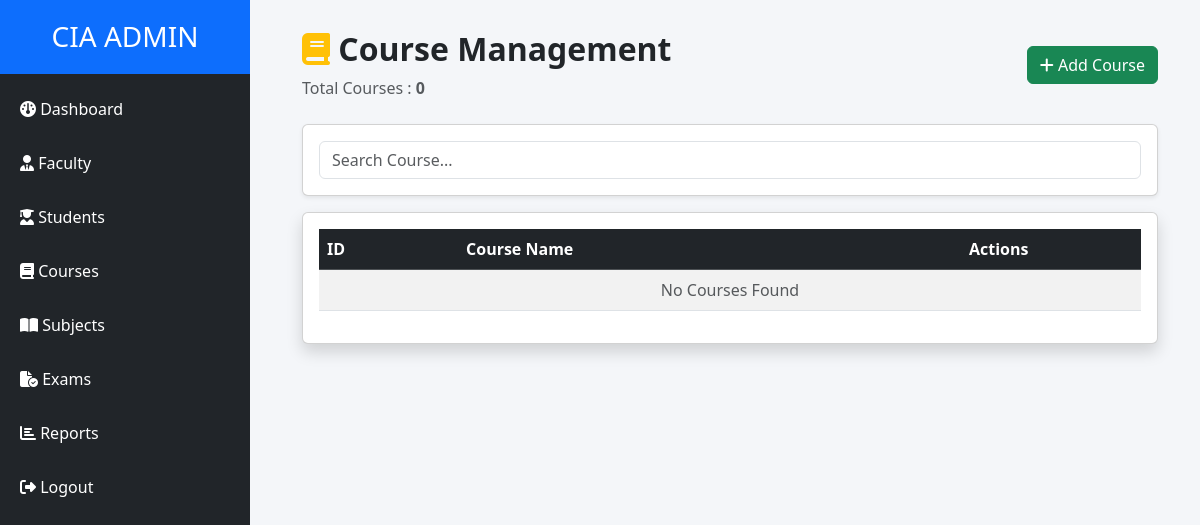
The page /admin-panel/courses/ (signed in) on the database as committed earlier.
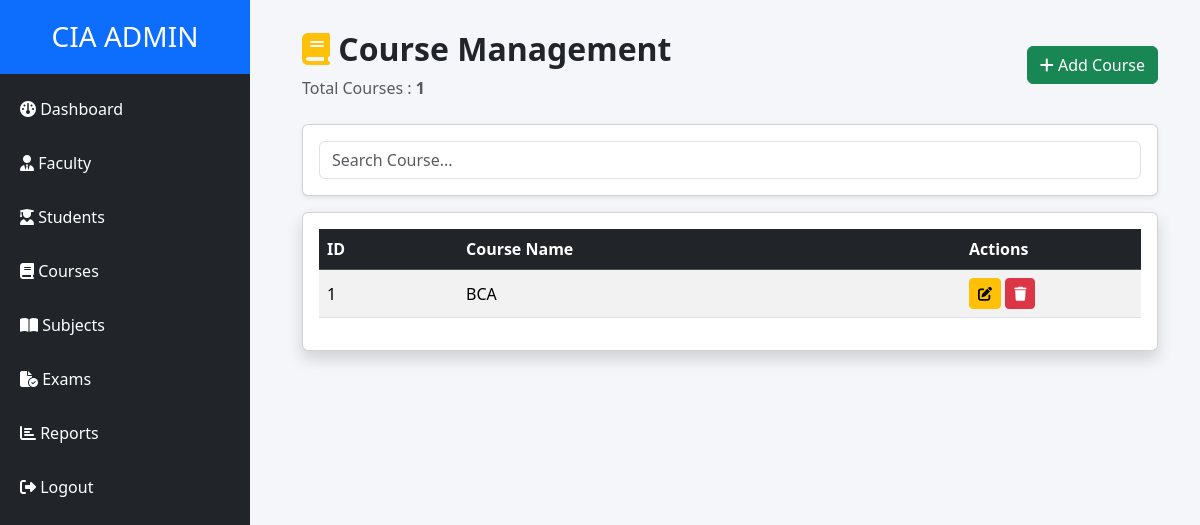
The same page on the database as committed later.
### quiz/models.py (models this page shows, shortened)
class Course(models.Model):
    name = models.CharField(
        max_length=100
    )

### quiz/views.py (the view)
@login_required
@user_passes_test(is_admin)
def manage_courses(request):
    courses = Course.objects.all().order_by("name")
    return render(
        request,
        "admin_panel/course_list.html",
        {
            "courses": courses
        }
    )

### quiz/views.py (called while the page is built)
def is_admin(user):
    return user.is_staff or user.is_superuser

### quiz/templates/admin_panel/course_list.html (shortened to what this page needs)
{% extends 'base_admin.html' %}
{% block content %}
<div class="container-fluid">
    <div class="d-flex justify-content-between align-items-center mb-4">
        <div>
            <h2 class="fw-bold">
                <i class="fas fa-book text-warning"></i>
                Course Management
            </h2>
            <p class="text-muted mb-0">
                Total Courses :
                <strong>{{ courses|length }}</strong>
            </p>
        </div>
        <a href="{% url 'add_course' %}" class="btn btn-success">
            <i class="fas fa-plus"></i>
            Add Course
        </a>
    </div>
    <div class="card shadow-sm mb-3">
        <div class="card-body">
            <input
                type="text"
                id="courseSearch"
                class="form-control"
                placeholder="Search Course..."
            >
        </div>
    </div>
    <div class="card shadow">
        <div class="card-body table-responsive">
            <table class="table table-striped table-hover align-middle" id="courseTable">
                <thead class="table-dark">
                    <tr>
                        <th>ID</th>
                        <th>Course Name</th>
                        <th width="180">Actions</th>
                    </tr>
                </thead>
                <tbody>
                    {% for course in courses %}
                    <tr>
                        <td>{{ course.id }}</td>
                        <td>{{ course.name }}</td>
                        <td>
                            <a href="{% url 'edit_course' course.id %}"
                               class="btn btn-warning btn-sm">
                                <i class="fas fa-edit"></i>
                            </a>
                            <a href="{% url 'delete_course' course.id %}"
                               class="btn btn-danger btn-sm"
                               onclick="return confirm('Delete this course?')">
                                <i class="fas fa-trash"></i>
                            </a>
                        </td>
                    </tr>
                    {% empty %}
                    <tr>
                        <td colspan="3" class="text-center text-muted">
                            No Courses Found
                        </td>
                    </tr>
                    {% endfor %}
                </tbody>
            </table>
        </div>
    </div>
</div>
{% endblock %}

Rows that differ between the two databases and show on the page:
added Course: id "1", name "BCA"
Other text that changed with them:
{{ courses|length }}: "0" → "1"
text no longer shown: "No Courses Found"
